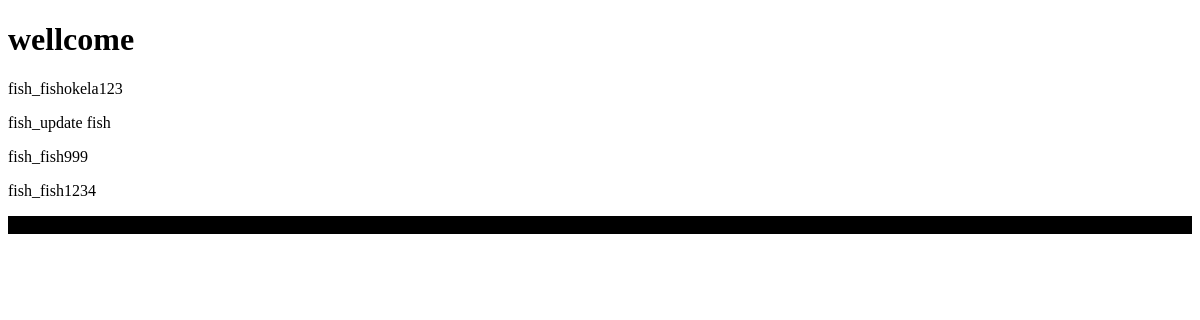
The app's page /home/index/, older data.
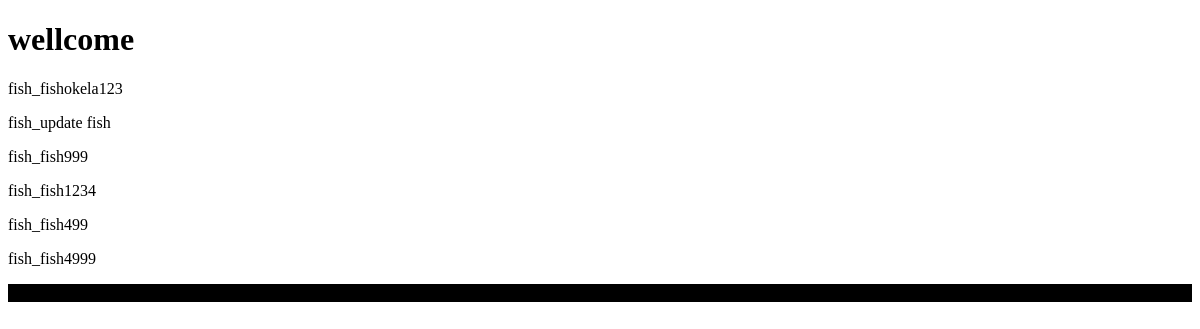
The same page, newer data.
### applications/pet/models.py (models this page shows, shortened)
class TimeAutomatic(models.Model):
    created_at = models.DateTimeField(auto_now_add=True,verbose_name="create")
    updated_at = models.DateTimeField(auto_now=True,verbose_name="update")
    class Meta:
        abstract = True

class Fish(TimeAutomatic):
    type = models.ForeignKey(Pets,null=True,blank=True,on_delete=models.DO_NOTHING,related_name="fishes")
    country = models.CharField(max_length=255,null=True,blank=True,help_text="country's fish")
    name = models.CharField(max_length=255,null=True,blank=True,help_text="fish's name")
    birthday = models.DateField(null=True,blank=True,help_text="birth of day")
    color = models.CharField(max_length=255,null=True,blank=True,help_text="fish's color")
    price = models.FloatField(null=True,blank=True,default=0.0,help_text="fish's price")
    class Meta:
        db_table = "tbl_fish"
        verbose_name_plural = "fish"
    def __str__(self):
        if self.name != None:
            return "fish_" + self.name
        else:
            return "fish_" + "NoName"

### applications/pet/views.py (the view)
# urls.py: path('index/',views.index.as_view(),name="index"),
class index(ListView):
    def get(self,request):
        objs = Fish.objects.all()
        return render(request=request,template_name="homepage/base.html",context={"objs":objs})

### applications/pet/templates/homepage/base.html (shortened to what this page needs)
<!DOCTYPE html>
<html lang="en">
<head>
</head>
<body>
    <h1>wellcome</h1>
    {% for obj in objs %}
        <p>{{ obj }}</p>
    {% endfor %}
    <div style="background-color:black;" width="50%">
       <a>ok</a>
       <a>ok</a>
       <a>ok</a>
    </div>
</body>
</html>

Row changes from the older to the newer data that the page shows:
added Fish: name "fish_fish499"
added Fish: name "fish_fish4999"
